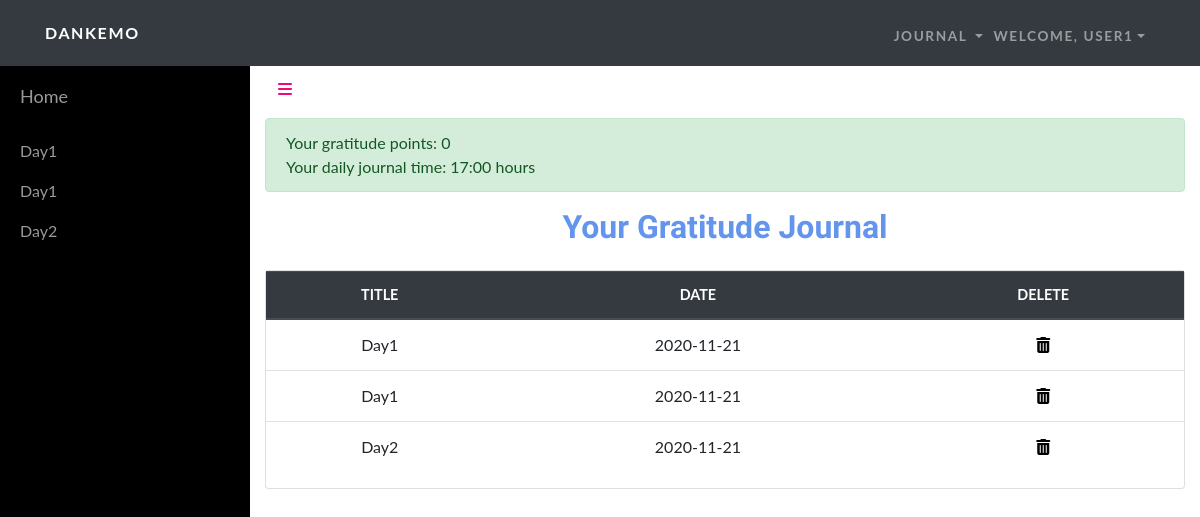
Before: /home (signed in) with the older database file.
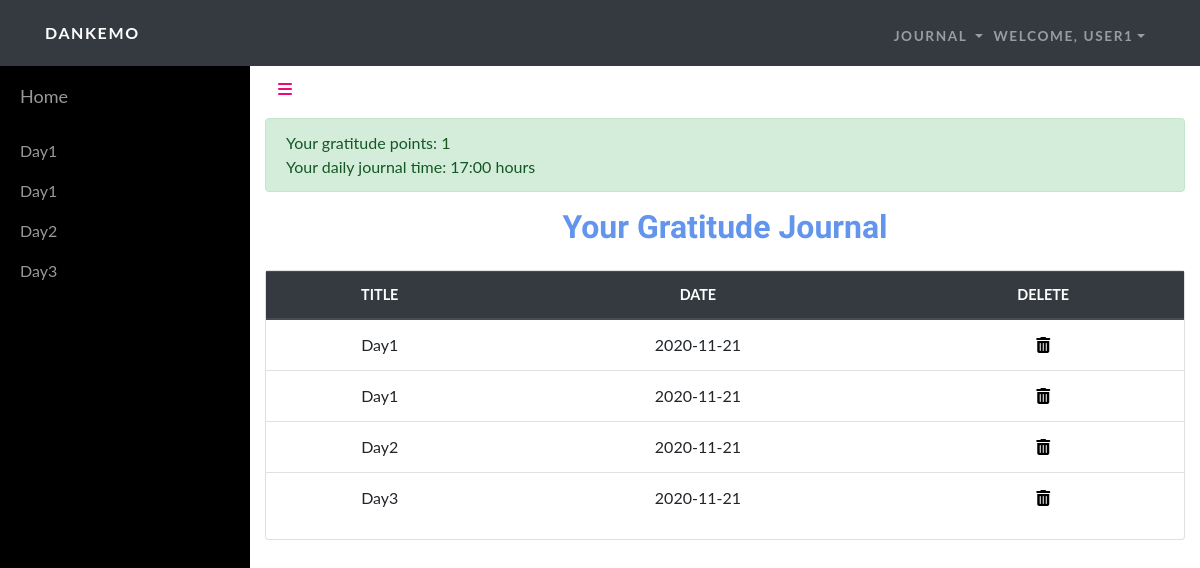
After: the same page with the newer database file.
### tables this page shows
CREATE TABLE "users" ("id" INTEGER PRIMARY KEY AUTOINCREMENT , "username" TEXT NOT NULL , "time" INTEGER NOT NULL , "hash" TEXT NOT NULL , "gpoints" INTEGER NOT NULL);

CREATE TABLE "journals" ("id" INTEGER PRIMARY KEY AUTOINCREMENT , "username" TEXT NOT NULL , "date" TEXT NOT NULL , "note" TEXT NOT NULL, title TEXT NOT NULL);

### app.py (the view)
@app.route("/home")
@login_required
def home():
    uname = db.execute("SELECT username FROM users WHERE id=:cid",
                    cid=session["user_id"])[0]["username"]
    gpoints = db.execute("SELECT gpoints FROM users WHERE id=:cid",
                cid=session["user_id"])[0]["gpoints"]
    time = db.execute("SELECT time FROM users WHERE id=:cid",
                cid=session["user_id"])[0]["time"]
    entries = db.execute("SELECT * FROM journals WHERE username=:username",
                username=uname)
    return render_template("home.html", uname=uname, gpoints=gpoints, time=time, entries=entries)

### app.py (called while the page is built)
@app.after_request
def after_request(response):
    response.headers["Cache-Control"] = "no-cache, no-store, must-revalidate"
    response.headers["Expires"] = 0
    response.headers["Pragma"] = "no-cache"
    return response

### helpers.py (called while the page is built)
def login_required(f):
    @wraps(f)
    def decorated_function(*args, **kwargs):
        if session.get("user_id") is None:
            return redirect("/login")
        return f(*args, **kwargs)
    return decorated_function

### templates/home.html (shortened to what this page needs)
<!DOCTYPE html>
<html>
<head>
    <link rel="stylesheet" href="/static/bootstrap/css/bootstrap.min.css">
    <link rel="stylesheet" href="https://use.fontawesome.com/releases/v5.12.0/css/all.css">
    <link rel="stylesheet" href="https://cdnjs.cloudflare.com/ajax/libs/font-awesome/4.7.0/css/font-awesome.min.css">
    <link rel="stylesheet" href="/static/fonts/fontawesome5-overrides.min.css">
    <link rel="stylesheet" href="/static/css/styles.min.css">
    <link rel="stylesheet" href="https://cdnjs.cloudflare.com/ajax/libs/aos/2.2.0/aos.css">
    <link rel="stylesheet" href="https://cdnjs.cloudflare.com/ajax/libs/jquery.tablesorter/2.31.2/css/theme.bootstrap_4.min.css">
    <link rel="stylesheet" href="https://cdnjs.cloudflare.com/ajax/libs/jqueryui/1.12.1/jquery-ui.min.css">
</head>
<body>
    <nav class="navbar navbar-dark navbar-expand-lg fixed-top bg-dark navbar-custom">
        <div class="container"><a class="navbar-brand" href="/home">Dankemo</a><button data-toggle="collapse" class="navbar-toggler" data-target="#navbarResponsive"></button>
            <div class="collapse navbar-collapse" id="navbarResponsive">
                <ul class="nav navbar-nav ml-auto">
                    <li class="nav-item">
                        <div class="nav-item dropdown"><a class="dropdown-toggle" data-toggle="dropdown" aria-expanded="false" href="#" style="text-transform: uppercase;letter-spacing: 0.1rem;font-weight: 700;font-size: 0.85rem;font-family: Lato, sans-serif;color: rgba(255,255,255,0.5);">Journal&nbsp;</a>
            </div>
            </li>
            <li class="nav-item">
                <div class="nav-item dropdown"><a class="dropdown-toggle" data-toggle="dropdown" aria-expanded="false" href="#" style="text-transform: uppercase;letter-spacing: 0.1rem;font-weight: 700;font-size: 0.85rem;font-family: Lato, sans-serif;color: rgba(255,255,255,0.5);">WELCOME, {{uname}}</a>
        </div>
        </li>
        </ul>
        </div>
        </div>
    </nav>
    <div id="wrapper">
        <div id="sidebar-wrapper">
            <ul class="sidebar-nav">
                <li class="sidebar-brand"> <a href="#">Home </a></li>
                {% if entries %}
                {% for e in entries %}
                    <li> <a href="#">{{ e["title"] }}</a></li>
                {% endfor %}
                {% endif %}
            </ul>
        </div>
        <div class="page-content-wrapper">
            <div class="container-fluid"><a class="btn btn-link" role="button" id="menu-toggle" href="#menu-toggle"><i class="fa fa-bars"></i></a>
                <div class="row">
                    <div class="col-md-12">
                        <div style="margin-top:10px;" class="alert alert-success" role="alert">
                            Your gratitude points: {{gpoints}}
                            <br/>
                            Your daily journal time: {{time}}:00 hours
                        </div>
                    </div>
                </div>
            </div>
            <h1 class="h2 mb-4" style="text-align: center; color: cornflowerblue;">Your Gratitude Journal</h1>
            <div class="container">
                <div class="card" id="TableSorterCard">
                    <div class="row">
                        <div class="col-12">
                            <div>
                                <table class="table table tablesorter" id="ipi-table">
                                    <thead class="thead-dark">
                                        <tr>
                                            <th>Title</th>
                                            <th class="">Date</th>
                                            <th class="sorter-false">Delete</th>
                                        </tr>
                                    </thead>
                                    <tbody>
                                        {% if entries %}
                                        {% for e in entries %}
                                        <tr>
                                            <td>{{e["title"]}}</td>
                                            <td>{{e["date"]}}</td>
                                            <td><form action=""><button style="border:none; background-color: rgba(0,0,0,0)" ><i class="fas fa-trash-alt"></i></button></form></td>
                                        </tr>
                                        {% endfor %}
                                        {% endif %}
                                    </tbody>
                                </table>
                            </div>
                        </div>
                    </div>
                </div>
            </div>
        </div>
    </div>
</body>
</html>

### templates/home.html (style rules this page uses)
th,td { text-align: center; }

Changed rows visible on the page:
added journals: title "Day3", date "2020-11-21"
Other visible differences:
{{ gpoints }}: "0" → "1"
